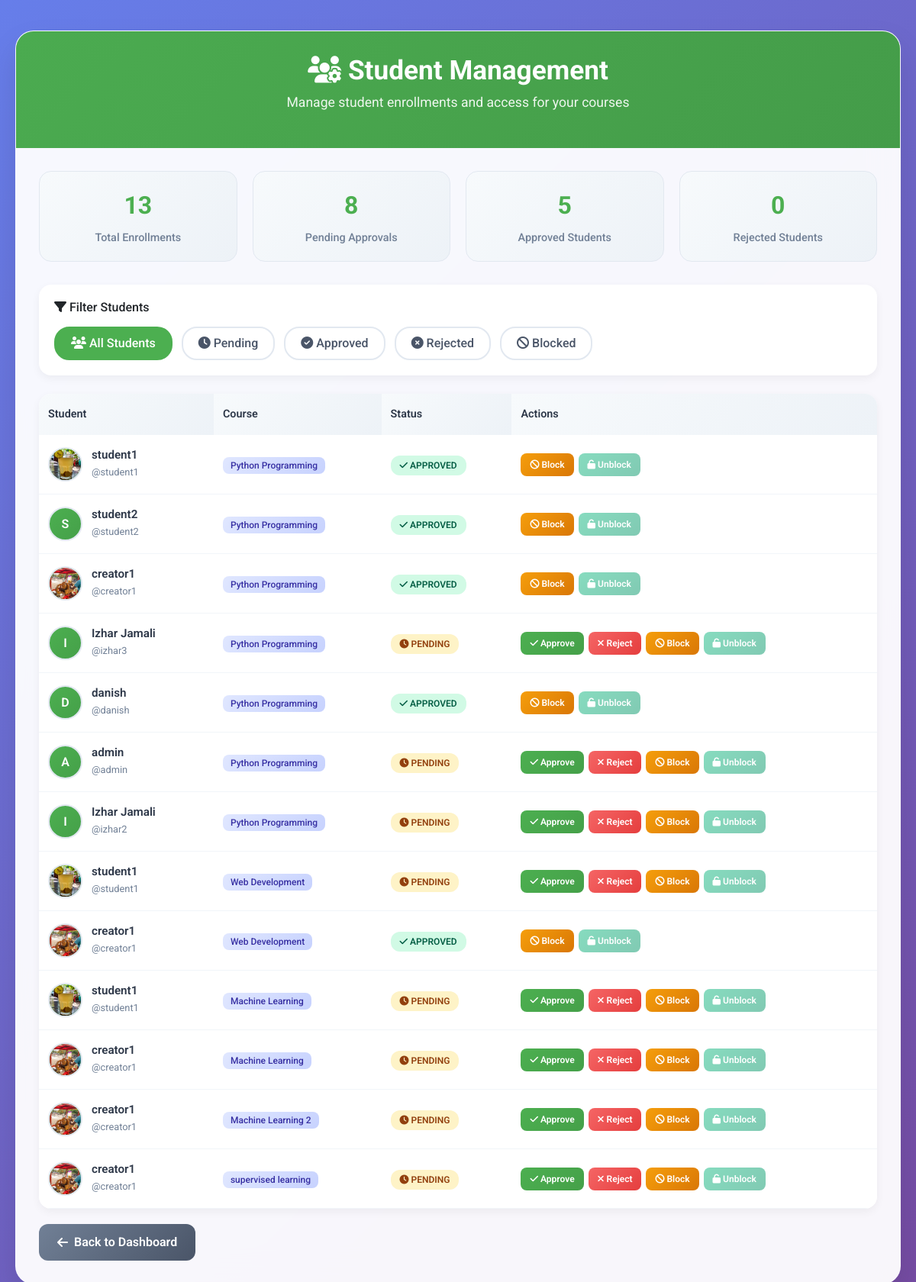
The app's page /instructor/enrollments (signed in) with its own data.
### tables this page shows
CREATE TABLE enrollments
             (id INTEGER PRIMARY KEY, user_id INTEGER, course_id INTEGER, enrollment_number TEXT UNIQUE, is_approved_by_instructor INTEGER DEFAULT 0, enrollment_date TEXT);

CREATE TABLE users
             (id INTEGER PRIMARY KEY, username TEXT UNIQUE, password TEXT, role TEXT, avatar TEXT, display_name TEXT, bio TEXT, notif_forum INTEGER DEFAULT 1, notif_grades INTEGER DEFAULT 1, notif_announcements INTEGER DEFAULT 1, dark_mode INTEGER DEFAULT 0, badges TEXT, points INTEGER DEFAULT 0, api_token TEXT, is_approved INTEGER DEFAULT 0, full_name TEXT, email TEXT, phone TEXT, institution TEXT, payment_screenshot TEXT, is_blocked INTEGER DEFAULT 0, created_at TEXT, logo TEXT);

CREATE TABLE courses
             (id INTEGER PRIMARY KEY, title TEXT, creator_id INTEGER, description TEXT, reference_file_path TEXT, meeting_link TEXT, outline TEXT, objectives TEXT, created_at TEXT, live_session_start TEXT, live_session_end TEXT, live_days TEXT);

### app.py (the view, shortened to what this page needs)
@app.route('/instructor/enrollments')
@login_required
def instructor_enrollments():
    if current_user.role != 'creator':
        flash('Access denied.')
        return redirect(url_for('home'))
    status_filter = request.args.get('status', '')
    conn = sqlite3.connect('database.db')
    c = conn.cursor()
    c.execute('SELECT id, title FROM courses WHERE creator_id=?', (current_user.id,))
    courses = c.fetchall()
    enrollments = []
    users_data = {}
    for course in courses:
        c.execute('''SELECT enrollments.id, users.full_name, users.username, enrollments.is_approved_by_instructor, courses.title, enrollments.user_id, enrollments.course_id, users.avatar, users.is_blocked
                     FROM enrollments
                     JOIN users ON enrollments.user_id = users.id
                     JOIN courses ON enrollments.course_id = courses.id
                     WHERE enrollments.course_id=?''', (course[0],))
        course_enrollments = c.fetchall()
        enrollments += course_enrollments
        for enrollment in course_enrollments:
            user_id = enrollment[5]
            if user_id not in users_data:
                users_data[user_id] = {
                    'full_name': enrollment[1],
                    'username': enrollment[2],
                    'avatar': enrollment[7],
                    'is_blocked': enrollment[8]
                }
    conn.close()
    return render_template('instructor_enrollments.html',
                         enrollments=enrollments,
                         users_data=users_data,
                         status_filter=status_filter)

### app.py (called while the page is built)
@login_manager.user_loader
def load_user(user_id):
    conn = sqlite3.connect('database.db')
    c = conn.cursor()
    c.execute('SELECT id, username, role FROM users WHERE id = ?', (user_id,))
    user_data = c.fetchone()
    conn.close()
    if user_data:
        return User(user_data[0], user_data[1], user_data[2])
    return None

@app.context_processor
def inject_user_logo():
    if current_user.is_authenticated and current_user.role == 'creator':
        conn = sqlite3.connect('database.db')
        c = conn.cursor()
        c.execute('SELECT logo FROM users WHERE id = ?', (current_user.id,))
        result = c.fetchone()
        conn.close()
        if result and result[0]:
            logo_path = result[0]
            if logo_path.startswith('static/'):
                logo_path = '/' + logo_path
            return {'user_logo': logo_path}
    return {'user_logo': None}

### templates/instructor_enrollments.html (shortened to what this page needs)
<!DOCTYPE html>
<html lang="en">
<head>
    <link href="https://cdn.jsdelivr.net/npm/bootstrap@5.3.2/dist/css/bootstrap.min.css" rel="stylesheet">
    <link rel="stylesheet" href="https://cdnjs.cloudflare.com/ajax/libs/font-awesome/6.4.2/css/all.min.css" />
</head>
<body>
    <div class="instructor-container">
        <div class="instructor-card">
            <div class="instructor-header">
                <h1 class="instructor-title">
                    <i class="fas fa-users-cog"></i> Student Management
                </h1>
                <p class="instructor-subtitle">Manage student enrollments and access for your courses</p>
            </div>
            <div class="instructor-content">
                <div class="stats-row">
                    <div class="stat-card">
                        <div class="stat-number">{{ enrollments|length }}</div>
                        <div class="stat-label">Total Enrollments</div>
                    </div>
                    <div class="stat-card">
                        <div class="stat-number">{{ enrollments|selectattr('3', 'equalto', 0)|list|length }}</div>
                        <div class="stat-label">Pending Approvals</div>
                    </div>
                    <div class="stat-card">
                        <div class="stat-number">{{ enrollments|selectattr('3', 'equalto', 1)|list|length }}</div>
                        <div class="stat-label">Approved Students</div>
                    </div>
                    <div class="stat-card">
                        <div class="stat-number">{{ enrollments|selectattr('3', 'equalto', -1)|list|length }}</div>
                        <div class="stat-label">Rejected Students</div>
                    </div>
                </div>
                <div class="filter-section">
                    <h6 class="mb-3"><i class="fas fa-filter"></i> Filter Students</h6>
                    <div class="filter-buttons">
                        <a href="{{ url_for('instructor_enrollments') }}" class="filter-btn {% if not status_filter %}active{% endif %}">
                            <i class="fas fa-users"></i> All Students
                        </a>
                        <a href="{{ url_for('instructor_enrollments') }}?status=pending" class="filter-btn {% if status_filter == 'pending' %}active{% endif %}">
                            <i class="fas fa-clock"></i> Pending
                        </a>
                        <a href="{{ url_for('instructor_enrollments') }}?status=approved" class="filter-btn {% if status_filter == 'approved' %}active{% endif %}">
                            <i class="fas fa-check-circle"></i> Approved
                        </a>
                        <a href="{{ url_for('instructor_enrollments') }}?status=rejected" class="filter-btn {% if status_filter == 'rejected' %}active{% endif %}">
                            <i class="fas fa-times-circle"></i> Rejected
                        </a>
                        <a href="{{ url_for('instructor_enrollments') }}?status=blocked" class="filter-btn {% if status_filter == 'blocked' %}active{% endif %}">
                            <i class="fas fa-ban"></i> Blocked
                        </a>
                    </div>
                </div>
                {% if enrollments %}
                <div class="enrollment-table">
                    <div class="table-responsive">
                        <table class="table">
                            <thead>
                                <tr>
                                    <th>Student</th>
                                    <th>Course</th>
                                    <th>Status</th>
                                    <th>Actions</th>
                                </tr>
                            </thead>
                            <tbody>
                                {% for enrollment in enrollments %}
                                {% set user_id = enrollment[5] %}
                                {% set user_data = users_data.get(user_id, {}) %}
                                {% set is_blocked = user_data.get('is_blocked', 0) %}
                                <tr>
                                    <td>
                                        <div class="student-info">
                                            <div class="student-avatar">
                                                {% if user_data.get('avatar') %}
                                                    <img src="{{ user_data.avatar }}" alt="Student Avatar">
                                                {% else %}
                                                    {{ user_data.get('full_name', enrollment[1])[0].upper() if user_data.get('full_name', enrollment[1]) else enrollment[2][0].upper() }}
                                                {% endif %}
                                            </div>
                                            <div class="student-details">
                                                <h6>{{ user_data.get('full_name', enrollment[1]) or enrollment[2] }}</h6>
                                                <small>@{{ enrollment[2] }}</small>
                                            </div>
                                        </div>
                                    </td>
                                    <td>
                                        <span class="course-badge">{{ enrollment[4] }}</span>
                                    </td>
                                    <td>
                                        {% if enrollment[3] == 1 %}
                                            <span class="status-badge status-approved">
                                                <i class="fas fa-check"></i> Approved
                                            </span>
                                        {% elif enrollment[3] == -1 %}
                                            <span class="status-badge status-rejected">
                                                <i class="fas fa-times"></i> Rejected
                                            </span>
                                        {% else %}
                                            <span class="status-badge status-pending">
                                                <i class="fas fa-clock"></i> Pending
                                            </span>
                                        {% endif %}
                                    </td>
                                    <td>
                                        <div class="action-buttons">
                                            {% if enrollment[3] == 0 %}
                                                <form method="post" action="{{ url_for('approve_enrollment', enrollment_id=enrollment[0]) }}" style="display:inline;">
                                                    <button type="submit" class="btn-approve" title="Approve this student">
                                                        <i class="fas fa-check"></i> Approve
                                                    </button>
                                                </form>
                                                <form method="post" action="{{ url_for('reject_enrollment', enrollment_id=enrollment[0]) }}" style="display:inline;">
                                                    <button type="submit" class="btn-reject" title="Reject this student">
                                                        <i class="fas fa-times"></i> Reject
                                                    </button>
                                                </form>
                                            {% endif %}
                                            <form method="post" action="{{ url_for('block_student', user_id=user_id) }}" style="display:inline;">
                                                <button type="submit" class="btn-block {% if is_blocked %}btn-disabled{% endif %}"
                                                        title="Block this student" {% if is_blocked %}disabled{% endif %}>
                                                    <i class="fas fa-ban"></i> Block
                                                </button>
                                            </form>
                                            <form method="post" action="{{ url_for('unblock_student', user_id=user_id) }}" style="display:inline;">
                                                <button type="submit" class="btn-unblock {% if not is_blocked %}btn-disabled{% endif %}"
                                                        title="Unblock this student" {% if not is_blocked %}disabled{% endif %}>
                                                    <i class="fas fa-unlock"></i> Unblock
                                                </button>
                                            </form>
                                        </div>
                                    </td>
                                </tr>
                                {% endfor %}
                            </tbody>
                        </table>
                    </div>
                </div>
                {% else %}
                <div class="empty-state">
                    <i class="fas fa-user-graduate"></i>
                    <h5>No student enrollments</h5>
                    <p>Students will appear here once they enroll in your courses.</p>
                </div>
                {% endif %}
                <a href="/home" class="back-btn">
                    <i class="fas fa-arrow-left"></i> Back to Dashboard
                </a>
            </div>
        </div>
    </div>
</body>
</html>

### records on screen
enrollments: username "student1", title "Python Programming", is_approved_by_instructor 1 (drawn)
users: username "student1"
enrollments: username "student2", title "Python Programming", is_approved_by_instructor 1 (drawn)
users: get "S", username "student2"
enrollments: username "creator1", title "Python Programming", is_approved_by_instructor 1 (drawn)
users: username "creator1"
enrollments: username "izhar3", title "Python Programming", is_approved_by_instructor 0 (drawn)
users: get "I", full_name "Izhar Jamali"
enrollments: username "danish", title "Python Programming", is_approved_by_instructor 1 (drawn)
users: get "D", full_name "danish"
enrollments: username "admin", title "Python Programming", is_approved_by_instructor 0 (drawn)
users: get "A", username "admin"
enrollments: username "izhar2", title "Python Programming", is_approved_by_instructor 0 (drawn)
users: get "I", full_name "Izhar Jamali"
enrollments: username "student1", title "Web Development", is_approved_by_instructor 0 (drawn)
enrollments: username "creator1", title "Web Development", is_approved_by_instructor 1 (drawn)
enrollments: username "student1", title "Machine Learning", is_approved_by_instructor 0 (drawn)
enrollments: username "creator1", title "Machine Learning", is_approved_by_instructor 0 (drawn)
enrollments: username "creator1", title "Machine Learning 2", is_approved_by_instructor 0 (drawn)
enrollments: username "creator1", title "supervised learning", is_approved_by_instructor 0 (drawn)

### other values on screen
{{ enrollments|length }} "13"
{{ enrollments|selectattr('3', 'equalto', 0)|list|length }} "8"
{{ enrollments|selectattr('3', 'equalto', 1)|list|length }} "5"
{{ enrollments|selectattr('3', 'equalto', -1)|list|length }} "0"
